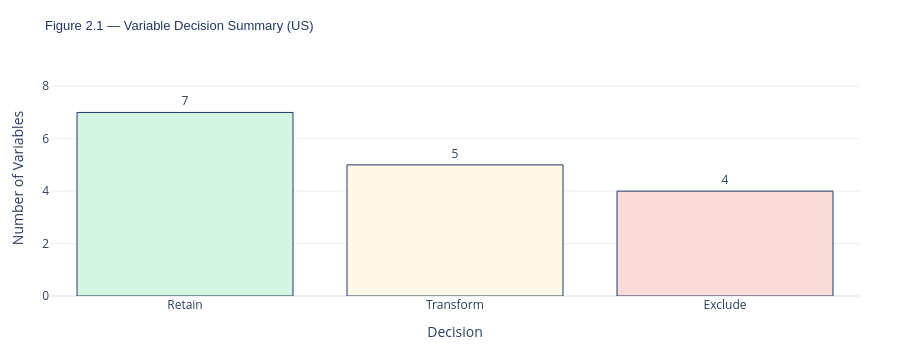

This figure's notebook cell:
### Code cell
# ── 2.4  Decision summary bar chart ──────────────────────────────────────────
order   = ['Retain', 'Transform', 'Exclude']
summary = (var_register.groupby('Decision')['Variable']
           .count()
           .reindex(order)
           .fillna(0)
           .reset_index())
summary.columns = ['Decision', 'Count']

fig = go.Figure(go.Bar(
    x=summary['Decision'],
    y=summary['Count'],
    marker_color=[DECISION_COLOURS.get(d, AMBER) for d in summary['Decision']],
    marker_line_color=NAVY,
    marker_line_width=1,
    text=summary['Count'].astype(int),
    textposition='outside',
    hovertemplate='%{x}: %{y} variables<extra></extra>',
))
fig.update_layout(
    title=dict(
        text=f'Figure 2.1 — Variable Decision Summary ({COUNTRY})',
        font=dict(size=13, color=NAVY, family='Arial'),
    ),
    xaxis_title='Decision',
    yaxis_title='Number of Variables',
    yaxis=dict(range=[0, summary['Count'].max() + 2]),
    template=TEMPLATE,
    height=350,
    margin=dict(t=60, b=40, l=50, r=40),
)
fig.show()

### Figure 1 — Plotly figure (JSON) as saved in the notebook; plotly's stock layout.template omitted (floating-point values rounded to 4 significant figures)
{"data": [{"hovertemplate": "%{x}: %{y} variables<extra></extra>", "marker": {"color": ["#D5F5E3", "#FEF9E7", "#FADBD8"], "line": {"color": "#1F3864", "width": 1}}, "text": [7.0, 5.0, 4.0], "textposition": "outside", "type": "bar", "x": ["Retain", "Transform", "Exclude"], "y": [7, 5, 4]}], "layout": {"height": 350, "margin": {"b": 40, "l": 50, "r": 40, "t": 60}, "title": {"font": {"color": "#1F3864", "family": "Arial", "size": 13}, "text": "Figure 2.1 — Variable Decision Summary (US)"}, "xaxis": {"title": {"text": "Decision"}}, "yaxis": {"range": [0, 9], "title": {"text": "Number of Variables"}}}}
